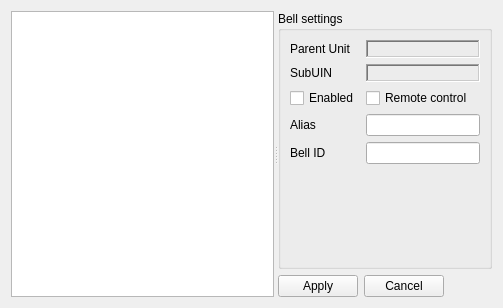
<?xml version="1.0" encoding="UTF-8"?>
<ui version="4.0">
 <class>BellsManager</class>
 <widget class="QWidget" name="BellsManager">
  <property name="geometry">
   <rect>
    <x>0</x>
    <y>0</y>
    <width>503</width>
    <height>308</height>
   </rect>
  </property>
  <property name="windowTitle">
   <string>Form</string>
  </property>
  <layout class="QGridLayout" name="gridLayout_2">
   <item row="0" column="0">
    <widget class="QSplitter" name="splitter">
     <property name="orientation">
      <enum>Qt::Horizontal</enum>
     </property>
     <property name="childrenCollapsible">
      <bool>false</bool>
     </property>
     <widget class="QListWidget" name="listWidget_main_list"/>
     <widget class="QWidget" name="gridLayoutWidget">
      <layout class="QGridLayout" name="gridLayout">
       <item row="1" column="0">
        <layout class="QHBoxLayout" name="horizontalLayout">
         <item>
          <widget class="QPushButton" name="btn_apply">
           <property name="text">
            <string>Apply</string>
           </property>
          </widget>
         </item>
         <item>
          <widget class="QPushButton" name="btn_cancel">
           <property name="text">
            <string>Cancel</string>
           </property>
          </widget>
         </item>
         <item>
          <spacer name="horizontalSpacer">
           <property name="orientation">
            <enum>Qt::Horizontal</enum>
           </property>
           <property name="sizeHint" stdset="0">
            <size>
             <width>40</width>
             <height>20</height>
            </size>
           </property>
          </spacer>
         </item>
        </layout>
       </item>
       <item row="0" column="0">
        <widget class="QGroupBox" name="groupBox">
         <property name="title">
          <string>Bell settings</string>
         </property>
         <layout class="QGridLayout" name="gridLayout_3">
          <item row="4" column="0">
           <widget class="QLabel" name="label_23">
            <property name="text">
             <string>Bell ID</string>
            </property>
           </widget>
          </item>
          <item row="4" column="1">
           <widget class="QLineEdit" name="le_ID">
            <property name="readOnly">
             <bool>true</bool>
            </property>
           </widget>
          </item>
          <item row="1" column="1">
           <widget class="QLabel" name="lbl_suin">
            <property name="sizePolicy">
             <sizepolicy hsizetype="Preferred" vsizetype="Fixed">
              <horstretch>0</horstretch>
              <verstretch>0</verstretch>
             </sizepolicy>
            </property>
            <property name="frameShape">
             <enum>QFrame::WinPanel</enum>
            </property>
            <property name="frameShadow">
             <enum>QFrame::Sunken</enum>
            </property>
            <property name="text">
             <string/>
            </property>
           </widget>
          </item>
          <item row="2" column="0">
           <widget class="QCheckBox" name="chbx_enabled">
            <property name="text">
             <string>Enabled</string>
            </property>
           </widget>
          </item>
          <item row="1" column="0">
           <widget class="QLabel" name="label_25">
            <property name="text">
             <string>SubUIN</string>
            </property>
           </widget>
          </item>
          <item row="2" column="1">
           <widget class="QCheckBox" name="chbx_remote_control">
            <property name="text">
             <string>Remote control</string>
            </property>
           </widget>
          </item>
          <item row="0" column="0">
           <widget class="QLabel" name="label_18">
            <property name="text">
             <string>Parent Unit</string>
            </property>
           </widget>
          </item>
          <item row="0" column="1">
           <widget class="QLabel" name="lbl_parent_unit">
            <property name="sizePolicy">
             <sizepolicy hsizetype="Ignored" vsizetype="Fixed">
              <horstretch>0</horstretch>
              <verstretch>0</verstretch>
             </sizepolicy>
            </property>
            <property name="frameShape">
             <enum>QFrame::WinPanel</enum>
            </property>
            <property name="frameShadow">
             <enum>QFrame::Sunken</enum>
            </property>
            <property name="text">
             <string/>
            </property>
           </widget>
          </item>
          <item row="3" column="0">
           <widget class="QLabel" name="label_22">
            <property name="text">
             <string>Alias</string>
            </property>
           </widget>
          </item>
          <item row="3" column="1">
           <widget class="QLineEdit" name="le_alias"/>
          </item>
          <item row="5" column="1">
           <spacer name="verticalSpacer">
            <property name="orientation">
             <enum>Qt::Vertical</enum>
            </property>
            <property name="sizeHint" stdset="0">
             <size>
              <width>20</width>
              <height>40</height>
             </size>
            </property>
           </spacer>
          </item>
         </layout>
        </widget>
       </item>
      </layout>
     </widget>
    </widget>
   </item>
  </layout>
 </widget>
 <tabstops>
  <tabstop>listWidget_main_list</tabstop>
  <tabstop>chbx_enabled</tabstop>
  <tabstop>chbx_remote_control</tabstop>
  <tabstop>le_alias</tabstop>
  <tabstop>le_ID</tabstop>
  <tabstop>btn_apply</tabstop>
  <tabstop>btn_cancel</tabstop>
 </tabstops>
 <resources/>
 <connections/>
</ui>
